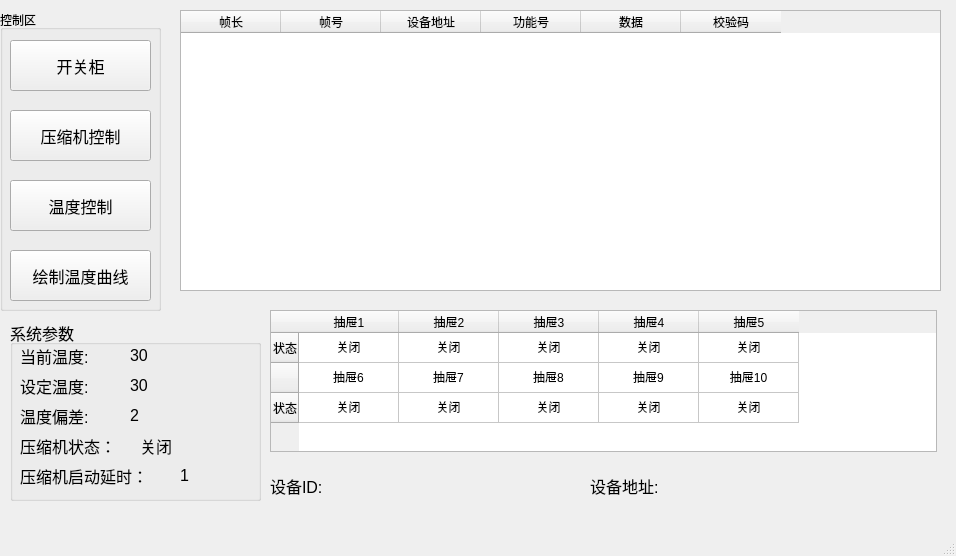
<?xml version="1.0" encoding="UTF-8"?>
<ui version="4.0">
 <class>MainWindow</class>
 <widget class="QMainWindow" name="MainWindow">
  <property name="geometry">
   <rect>
    <x>0</x>
    <y>0</y>
    <width>956</width>
    <height>556</height>
   </rect>
  </property>
  <property name="sizePolicy">
   <sizepolicy hsizetype="Fixed" vsizetype="Fixed">
    <horstretch>0</horstretch>
    <verstretch>0</verstretch>
   </sizepolicy>
  </property>
  <property name="windowTitle">
   <string>MainWindow</string>
  </property>
  <widget class="QWidget" name="centralwidget">
   <widget class="QTableWidget" name="tableWidget">
    <property name="geometry">
     <rect>
      <x>180</x>
      <y>10</y>
      <width>761</width>
      <height>281</height>
     </rect>
    </property>
    <property name="sizePolicy">
     <sizepolicy hsizetype="Minimum" vsizetype="Minimum">
      <horstretch>0</horstretch>
      <verstretch>0</verstretch>
     </sizepolicy>
    </property>
    <property name="font">
     <font>
      <stylestrategy>PreferAntialias</stylestrategy>
     </font>
    </property>
    <column>
     <property name="text">
      <string>帧长</string>
     </property>
    </column>
    <column>
     <property name="text">
      <string>帧号</string>
     </property>
    </column>
    <column>
     <property name="text">
      <string>设备地址</string>
     </property>
    </column>
    <column>
     <property name="text">
      <string>功能号</string>
     </property>
    </column>
    <column>
     <property name="text">
      <string>数据</string>
     </property>
    </column>
    <column>
     <property name="text">
      <string>校验码</string>
     </property>
    </column>
   </widget>
   <widget class="QTableWidget" name="tableWidget_2">
    <property name="geometry">
     <rect>
      <x>270</x>
      <y>310</y>
      <width>667</width>
      <height>142</height>
     </rect>
    </property>
    <property name="sizePolicy">
     <sizepolicy hsizetype="Fixed" vsizetype="Fixed">
      <horstretch>0</horstretch>
      <verstretch>0</verstretch>
     </sizepolicy>
    </property>
    <row>
     <property name="text">
      <string>状态</string>
     </property>
    </row>
    <row>
     <property name="text">
      <string/>
     </property>
    </row>
    <row>
     <property name="text">
      <string>状态</string>
     </property>
    </row>
    <column>
     <property name="text">
      <string>抽屉1</string>
     </property>
    </column>
    <column>
     <property name="text">
      <string>抽屉2</string>
     </property>
    </column>
    <column>
     <property name="text">
      <string>抽屉3</string>
     </property>
    </column>
    <column>
     <property name="text">
      <string>抽屉4</string>
     </property>
    </column>
    <column>
     <property name="text">
      <string>抽屉5</string>
     </property>
    </column>
    <item row="0" column="0">
     <property name="text">
      <string>关闭</string>
     </property>
     <property name="textAlignment">
      <set>AlignCenter</set>
     </property>
    </item>
    <item row="0" column="1">
     <property name="text">
      <string>关闭</string>
     </property>
     <property name="textAlignment">
      <set>AlignCenter</set>
     </property>
    </item>
    <item row="0" column="2">
     <property name="text">
      <string>关闭</string>
     </property>
     <property name="textAlignment">
      <set>AlignCenter</set>
     </property>
    </item>
    <item row="0" column="3">
     <property name="text">
      <string>关闭</string>
     </property>
     <property name="textAlignment">
      <set>AlignCenter</set>
     </property>
    </item>
    <item row="0" column="4">
     <property name="text">
      <string>关闭</string>
     </property>
     <property name="textAlignment">
      <set>AlignCenter</set>
     </property>
    </item>
    <item row="1" column="0">
     <property name="text">
      <string>抽屉6</string>
     </property>
     <property name="textAlignment">
      <set>AlignCenter</set>
     </property>
    </item>
    <item row="1" column="1">
     <property name="text">
      <string>抽屉7</string>
     </property>
     <property name="textAlignment">
      <set>AlignCenter</set>
     </property>
    </item>
    <item row="1" column="2">
     <property name="text">
      <string>抽屉8</string>
     </property>
     <property name="textAlignment">
      <set>AlignCenter</set>
     </property>
    </item>
    <item row="1" column="3">
     <property name="text">
      <string>抽屉9</string>
     </property>
     <property name="textAlignment">
      <set>AlignCenter</set>
     </property>
    </item>
    <item row="1" column="4">
     <property name="text">
      <string>抽屉10</string>
     </property>
     <property name="textAlignment">
      <set>AlignCenter</set>
     </property>
    </item>
    <item row="2" column="0">
     <property name="text">
      <string>关闭</string>
     </property>
     <property name="textAlignment">
      <set>AlignCenter</set>
     </property>
    </item>
    <item row="2" column="1">
     <property name="text">
      <string>关闭</string>
     </property>
     <property name="textAlignment">
      <set>AlignCenter</set>
     </property>
    </item>
    <item row="2" column="2">
     <property name="text">
      <string>关闭</string>
     </property>
     <property name="textAlignment">
      <set>AlignCenter</set>
     </property>
    </item>
    <item row="2" column="3">
     <property name="text">
      <string>关闭</string>
     </property>
     <property name="textAlignment">
      <set>AlignCenter</set>
     </property>
    </item>
    <item row="2" column="4">
     <property name="text">
      <string>关闭</string>
     </property>
     <property name="textAlignment">
      <set>AlignCenter</set>
     </property>
    </item>
   </widget>
   <widget class="QGroupBox" name="groupBox">
    <property name="geometry">
     <rect>
      <x>0</x>
      <y>10</y>
      <width>161</width>
      <height>301</height>
     </rect>
    </property>
    <property name="title">
     <string>控制区</string>
    </property>
    <widget class="QPushButton" name="pushButton">
     <property name="geometry">
      <rect>
       <x>10</x>
       <y>30</y>
       <width>141</width>
       <height>51</height>
      </rect>
     </property>
     <property name="font">
      <font>
       <pointsize>12</pointsize>
      </font>
     </property>
     <property name="text">
      <string>开关柜</string>
     </property>
    </widget>
    <widget class="QPushButton" name="pushButton_2">
     <property name="geometry">
      <rect>
       <x>10</x>
       <y>100</y>
       <width>141</width>
       <height>51</height>
      </rect>
     </property>
     <property name="font">
      <font>
       <pointsize>12</pointsize>
      </font>
     </property>
     <property name="text">
      <string>压缩机控制</string>
     </property>
    </widget>
    <widget class="QPushButton" name="pushButton_3">
     <property name="geometry">
      <rect>
       <x>10</x>
       <y>170</y>
       <width>141</width>
       <height>51</height>
      </rect>
     </property>
     <property name="font">
      <font>
       <pointsize>12</pointsize>
      </font>
     </property>
     <property name="text">
      <string>温度控制</string>
     </property>
    </widget>
    <widget class="QPushButton" name="pushButton_4">
     <property name="geometry">
      <rect>
       <x>10</x>
       <y>240</y>
       <width>141</width>
       <height>51</height>
      </rect>
     </property>
     <property name="font">
      <font>
       <pointsize>12</pointsize>
      </font>
     </property>
     <property name="text">
      <string>绘制温度曲线</string>
     </property>
    </widget>
   </widget>
   <widget class="QGroupBox" name="groupBox_2">
    <property name="geometry">
     <rect>
      <x>10</x>
      <y>320</y>
      <width>251</width>
      <height>181</height>
     </rect>
    </property>
    <property name="font">
     <font>
      <pointsize>12</pointsize>
     </font>
    </property>
    <property name="title">
     <string>系统参数</string>
    </property>
    <widget class="QLabel" name="label">
     <property name="geometry">
      <rect>
       <x>10</x>
       <y>20</y>
       <width>91</width>
       <height>31</height>
      </rect>
     </property>
     <property name="font">
      <font>
       <pointsize>12</pointsize>
      </font>
     </property>
     <property name="text">
      <string>当前温度:</string>
     </property>
    </widget>
    <widget class="QLabel" name="label_4">
     <property name="geometry">
      <rect>
       <x>120</x>
       <y>20</y>
       <width>41</width>
       <height>31</height>
      </rect>
     </property>
     <property name="font">
      <font>
       <pointsize>12</pointsize>
      </font>
     </property>
     <property name="text">
      <string>30</string>
     </property>
    </widget>
    <widget class="QLabel" name="label_2">
     <property name="geometry">
      <rect>
       <x>10</x>
       <y>50</y>
       <width>91</width>
       <height>31</height>
      </rect>
     </property>
     <property name="font">
      <font>
       <pointsize>12</pointsize>
      </font>
     </property>
     <property name="text">
      <string>设定温度:</string>
     </property>
    </widget>
    <widget class="QLabel" name="label_5">
     <property name="geometry">
      <rect>
       <x>120</x>
       <y>50</y>
       <width>41</width>
       <height>31</height>
      </rect>
     </property>
     <property name="font">
      <font>
       <pointsize>12</pointsize>
      </font>
     </property>
     <property name="text">
      <string>30</string>
     </property>
    </widget>
    <widget class="QLabel" name="label_3">
     <property name="geometry">
      <rect>
       <x>10</x>
       <y>110</y>
       <width>111</width>
       <height>31</height>
      </rect>
     </property>
     <property name="font">
      <font>
       <pointsize>12</pointsize>
      </font>
     </property>
     <property name="text">
      <string>压缩机状态：</string>
     </property>
    </widget>
    <widget class="QLabel" name="label_7">
     <property name="geometry">
      <rect>
       <x>130</x>
       <y>110</y>
       <width>71</width>
       <height>31</height>
      </rect>
     </property>
     <property name="font">
      <font>
       <pointsize>12</pointsize>
      </font>
     </property>
     <property name="text">
      <string>关闭</string>
     </property>
    </widget>
    <widget class="QLabel" name="label_6">
     <property name="geometry">
      <rect>
       <x>10</x>
       <y>80</y>
       <width>91</width>
       <height>31</height>
      </rect>
     </property>
     <property name="font">
      <font>
       <pointsize>12</pointsize>
      </font>
     </property>
     <property name="text">
      <string>温度偏差:</string>
     </property>
    </widget>
    <widget class="QLabel" name="label_8">
     <property name="geometry">
      <rect>
       <x>120</x>
       <y>80</y>
       <width>41</width>
       <height>31</height>
      </rect>
     </property>
     <property name="font">
      <font>
       <pointsize>12</pointsize>
      </font>
     </property>
     <property name="text">
      <string>2</string>
     </property>
    </widget>
    <widget class="QLabel" name="label_9">
     <property name="geometry">
      <rect>
       <x>10</x>
       <y>140</y>
       <width>151</width>
       <height>31</height>
      </rect>
     </property>
     <property name="font">
      <font>
       <pointsize>12</pointsize>
      </font>
     </property>
     <property name="text">
      <string>压缩机启动延时：</string>
     </property>
    </widget>
    <widget class="QLabel" name="label_10">
     <property name="geometry">
      <rect>
       <x>170</x>
       <y>140</y>
       <width>41</width>
       <height>31</height>
      </rect>
     </property>
     <property name="font">
      <font>
       <pointsize>12</pointsize>
      </font>
     </property>
     <property name="text">
      <string>1</string>
     </property>
    </widget>
   </widget>
   <widget class="QLabel" name="label_11">
    <property name="geometry">
     <rect>
      <x>270</x>
      <y>470</y>
      <width>71</width>
      <height>31</height>
     </rect>
    </property>
    <property name="font">
     <font>
      <pointsize>12</pointsize>
     </font>
    </property>
    <property name="text">
     <string>设备ID:</string>
    </property>
   </widget>
   <widget class="QLabel" name="label_12">
    <property name="geometry">
     <rect>
      <x>590</x>
      <y>470</y>
      <width>91</width>
      <height>31</height>
     </rect>
    </property>
    <property name="font">
     <font>
      <pointsize>12</pointsize>
     </font>
    </property>
    <property name="text">
     <string>设备地址:</string>
    </property>
   </widget>
   <widget class="QLabel" name="label_13">
    <property name="geometry">
     <rect>
      <x>340</x>
      <y>475</y>
      <width>221</width>
      <height>21</height>
     </rect>
    </property>
    <property name="font">
     <font>
      <pointsize>12</pointsize>
     </font>
    </property>
    <property name="text">
     <string/>
    </property>
   </widget>
   <widget class="QLabel" name="label_14">
    <property name="geometry">
     <rect>
      <x>690</x>
      <y>475</y>
      <width>101</width>
      <height>21</height>
     </rect>
    </property>
    <property name="font">
     <font>
      <pointsize>12</pointsize>
     </font>
    </property>
    <property name="text">
     <string/>
    </property>
   </widget>
   <zorder>groupBox_2</zorder>
   <zorder>tableWidget</zorder>
   <zorder>tableWidget_2</zorder>
   <zorder>groupBox</zorder>
   <zorder>label_11</zorder>
   <zorder>label_12</zorder>
   <zorder>label_13</zorder>
   <zorder>label_14</zorder>
  </widget>
  <widget class="QMenuBar" name="menubar">
   <property name="geometry">
    <rect>
     <x>0</x>
     <y>0</y>
     <width>956</width>
     <height>26</height>
    </rect>
   </property>
  </widget>
  <widget class="QStatusBar" name="statusbar"/>
 </widget>
 <resources/>
 <connections/>
</ui>
